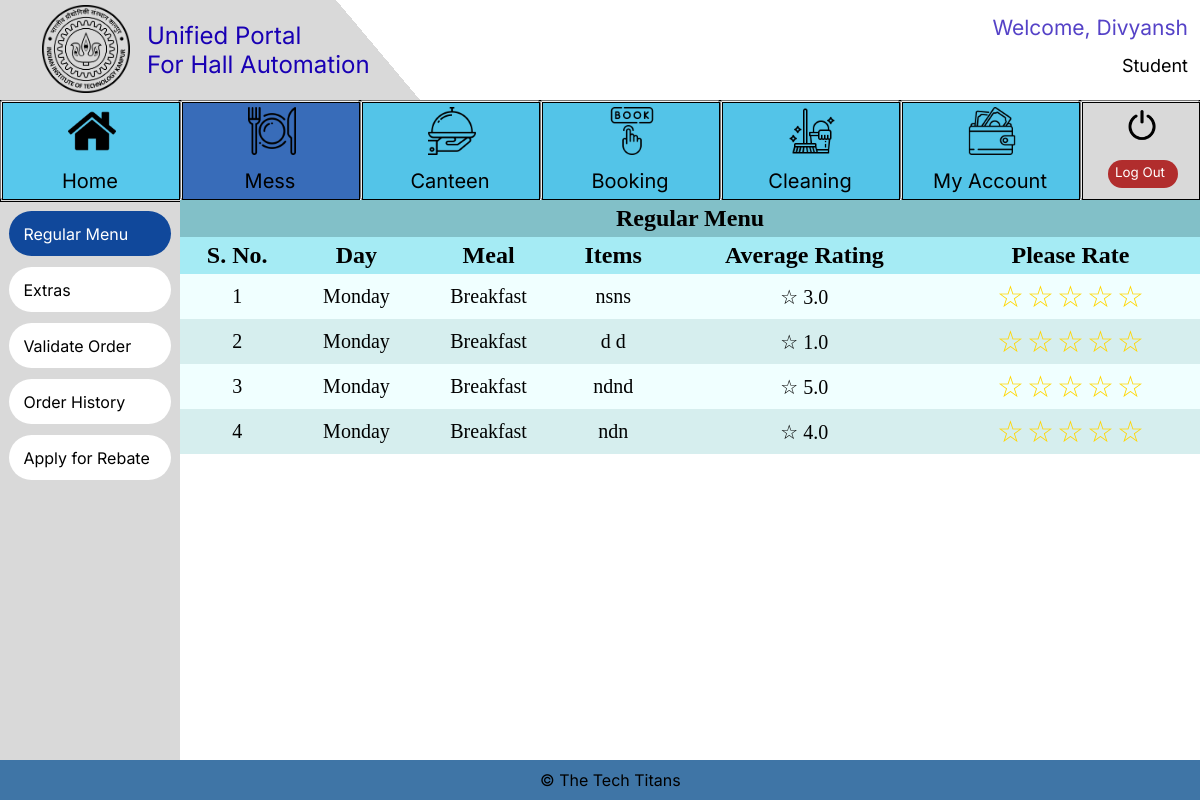
Page /Mess/Student_Regular_Menu (signed in) on the committed database.
### Login/models.py (models this page shows, shortened)
class User_class(AbstractBaseUser):
    is_admin = models.BooleanField(default=False)
    objects = UserManager()
    name = models.CharField(max_length=50)
    Designation_Choices = (('Student','Student'),('Hall Manager','Hall Manager'),('Mess Manager','Mess Manager'),('Canteen Manager','Canteen Manager'), ('Sports Secy', 'Sports Secy'))
    designation = models.CharField(
        max_length=15,
        choices=Designation_Choices,
    )
    username = models.CharField(max_length=20, unique=True, blank=True)
    USERNAME_FIELD = 'username'
    REQUIRED_FIELDS = ['name', 'designation']

### Mess/models.py (models this page shows)
class Regular_menu(models.Model):
    Day_Choices = (
        ("Monday", "Mon"),
        ("Tuesday", "Tues"),
        ("Wednesday", "Wed"),
        ("Thursday", "Thu"),
        ("Friday", "Fri"),
        ("Saturday", "Sat"),
        ("Sunday", "Sun"),
    )
    Meal_Choices = (("Breakfast", "B"), ("Lunch", "L"), ("Dinner", "D"))
    Day = models.CharField(
        max_length=9,
        choices=Day_Choices,
        default="Mon",
    )
    Meal = models.CharField(
        max_length=9,
        choices=Meal_Choices,
        default="B",
    )
    Items = models.CharField(
        max_length=100,
    )
    Rating = models.FloatField(
        default=0.0,
    )

### Mess/views.py (the view, shortened to what this page needs)
# urls.py: path('Student_Regular_Menu', views.Student_Regular_Menu, name='Student_Regular_Menu'),
def Student_Regular_Menu(request):
    if request.user.is_authenticated:
        if request.user.designation == "Student":
            regular_menu = Regular_menu.objects.all()
            return render(
                request, "Student_Regular_Menu.html", context={"menu": regular_menu}
            )
        else:
            return render(request, "Error.html")
    else:
        return render(request, "Error.html")

### Mess/templates/Student_Regular_Menu.html (shortened to what this page needs)
{%include "student_base.html"%} {%load static%}
<html lang="en">
<head>
  <link rel="stylesheet" href="{%static 'styles.css'%}" />
</head>
<body>
  <div class="main_div">
    <table cellspacing="0" cellpadding="5em">
      <tr>
        <th colspan="6" class="main_head">Regular Menu</th>
      </tr>
      <tr>
        <th>S. No.</th>
        <th>Day</th>
        <th>Meal</th>
        <th>Items</th>
        <th>Average Rating</th>
        <th>Please Rate</th>
      </tr>
      {%for item in menu%}
      <tr>
        <td>{{ forloop.counter }}</td>
        <td>{{item.Day}}</td>
        <td>{{item.Meal}}</td>
        <td>{{item.Items}}</td>
          <td>
            {%if item.Rating%}
             ☆ {{item.Rating}}
            {% else %}
            Be the first one to rate
            {% endif %}
          </td>
        <form method="POST" action="Student_Regular_Menu">
          <td>
            <div class="rating">
                id="5_{{item.id}}"><label for="5_{{item.id}}">☆</label>
                id="4_{{item.id}}"><label for="4_{{item.id}}">☆</label>
                id="3_{{item.id}}"><label for="3_{{item.id}}">☆</label>
                id="2_{{item.id}}"><label for="2_{{item.id}}">☆</label>
                id="1_{{item.id}}"><label for="1_{{item.id}}">☆</label>
            </div>
          </td>
        </form>
      </tr>
      {% endfor %}
    </table>
  </div>
</body>
</html>

### templates/student_base.html (shortened to what this page needs)
{%load static%}
<html lang="en">
<head>
  <link rel="stylesheet" href="{% static 'student_base.css' %}">
</head>
<body scroll="no" style="overflow: hidden">
  <div class=e1_141>
    <div class=e1_222>
      <div class="e1_223"></div>
      <span class="e1_225">© The Tech Titans</span>
    </div>
    <div class=e2_6>
      {% if request.path != "/Home" %}
      <div class="e1_220"></div>
      {% endif %}
      {% if request.path == "/Mess/Student_Regular_Menu" or request.path == "/Mess/Student_Book_Extras" or request.path == "/Mess/Student_Booked_Extras" or request.path == "/Mess/Student_Apply_For_Rebate" or request.path == "/Mess/Student_Order_History" %}
      <a href ="/Mess/Student_Regular_Menu">
            <button class="e2_3 button3" {% if request.path == "/Mess/Student_Regular_Menu" %} 	style="background-color:rgba(16.18099093437195, 71.84358090162277, 155.33750385046005, 1); color: white;" {% endif %}>
            Regular Menu
            </button>
        </a>
        <a href ="/Mess/Student_Book_Extras">
        <button class="e2_5 button3" {% if request.path == "/Mess/Student_Book_Extras" %} 	style="background-color:rgba(16.18099093437195, 71.84358090162277, 155.33750385046005, 1); color: white;" {% endif %}>
            Extras
        </button>
        </a>
        <a href ="/Mess/Student_Booked_Extras">
        <button class="e2_9 button3" {% if request.path == "/Mess/Student_Booked_Extras" %} 	style="background-color:rgba(16.18099093437195, 71.84358090162277, 155.33750385046005, 1); color: white;" {% endif %}>
            Validate Order
        </button>
        </a>
        <a href ="/Mess/Student_Apply_For_Rebate">
        <button class="e2_8 button3"{% if request.path == "/Mess/Student_Apply_For_Rebate" %} 	style="background-color:rgba(16.18099093437195, 71.84358090162277, 155.33750385046005, 1); color: white;" {% endif %}>
        Apply for Rebate
        </button>
        </a>
        <a href ="/Mess/Student_Order_History">
        <button class="e2_4 button3"{% if request.path == "/Mess/Student_Order_History" %} 	style="background-color:rgba(16.18099093437195, 71.84358090162277, 155.33750385046005, 1); color: white;" {% endif %}>
            Order History
        </button>
        </a>
        {% endif %}
    </div>
      <div class=e2_7>
        <a href = "/Logout">
        <button class="e1_226 button2">
          <div class="e1_219"></div>
          <div class="e1_227"></div><span class="e1_228">Log Out</span>
          <div class="e1_229"></div>
        </button>
        </a>
        <a href ="../../My_Account/Mess">
          <button class="e1_230 button2">
            <span class="e1_232">My Account</span>
            <div class="e1_233"></div>
          </button>
        </a>
        <a href = "../../Cleaning/Lodge_Request">
          <button class="e1_238 button2">
            <div class="e1_240"></div><span class="e1_241">Cleaning</span>
          </button>
        </a>
        <a href = "../../Booking/guestroom">
          <button class="e1_234 button2">
            <div class="e1_236"></div><span class="e1_237">Booking</span>
          </button>
        </a>
        <a href = "../../Canteen/Student_Place_Order">
          <button class="e1_242 button2">
            <div class="e1_244"></div><span class="e1_245">Canteen</span>
          </button>
        </a>
        <a href = "../../Mess/Student_Regular_Menu">
          <button class="e1_246 button2">
            <span class="e1_248">Mess</span>
            <div class="e1_249"></div>
          </button>
        </a>
        <a href="../../Home">
          <button class="e1_250 button2">
            <div class="e1_251" {% if request.path == "/Home" %}  style="	background-color:rgb(56, 108, 185) {% endif %}"></div><span class="e1_252">Home</span>
            <div class="e1_272"></div>
          </button>
        </a>
      </div>
      <div class=e1_254><span class="e1_255">{{ request.user.designation }}</span><span class="e1_256">Welcome, {{ request.user.name}}</span></div>
    <div class=e1_258>
      <div class="e1_259"></div>
      <div class="e1_260"></div>
      <a href="../../Home">
      <button class="e1_261 button3">Unified Portal<br>
        For Hall Automation</button>
      </a>
      <a href = "https://iitk.ac.in/">
      <button class="e1_262 button3"></button></a>
    </div>
  </div>
</body>
</html>

### templates/static/styles.css (style rules this page uses)
.main_div { width:85%; height: 70%; top:25%; left:15%; overflow-y: auto; position: absolute; }
.main_head { font-size: 24px; text-align: center; background-color: rgba(63, 154, 166, 0.62); }
table { width:100%; }
th { text-align: center; font-size: 24px; background-color: rgb(165, 235, 244); top: 0; position: sticky; }
td { text-align: center; font-size: 20px; }
table, th, td { border: none; }
tr:nth-child(even) { background-color: #D6EEEE; }
tr:nth-child(odd) { background-color:azure; }
th:nth-child(odd) { z-index: 1; }
th:nth-child(even) { z-index: 2; }
.rating { display: flex; flex-direction: row-reverse; justify-content: center; }
.rating>label { position: relative; width: 1em; font-size: 30px; font-weight: 300; color: #FFD600; cursor: pointer }
.rating>label::before { content: "\2605"; position: absolute; opacity: 0 }

### templates/student_base.html (style rules this page uses)
body { background: #E5E5E5; }

### Mess/templates/Student_Regular_Menu.html (style rules this page uses)
body { background: #e5e5e5; }

### rows in the picture
User_class: user.designation "Student", user.name "Divyansh"
Regular_menu: Day "Monday", Meal "Breakfast", Items "nsns", Rating "3.0"
Regular_menu: Day "Monday", Meal "Breakfast", Items "d d", Rating "1.0"
Regular_menu: Day "Monday", Meal "Breakfast", Items "ndnd", Rating "5.0"
Regular_menu: Day "Monday", Meal "Breakfast", Items "ndn", Rating "4.0"
